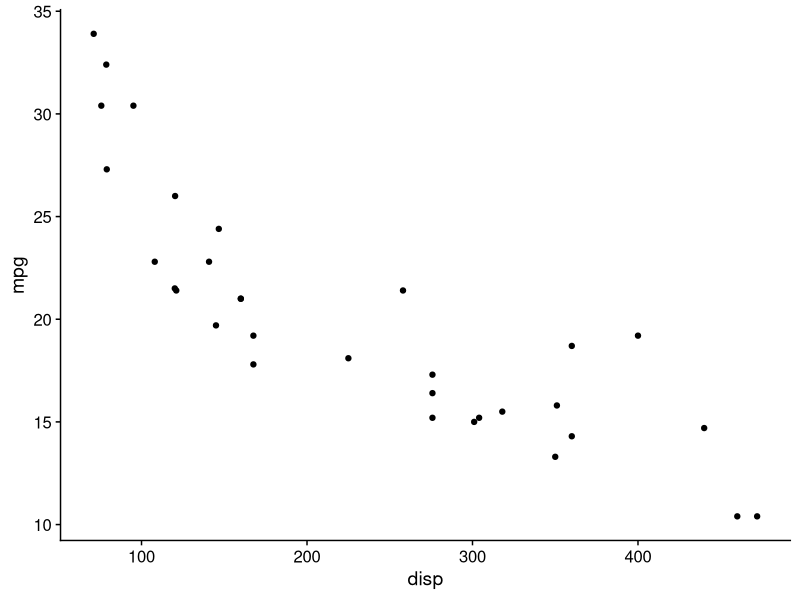
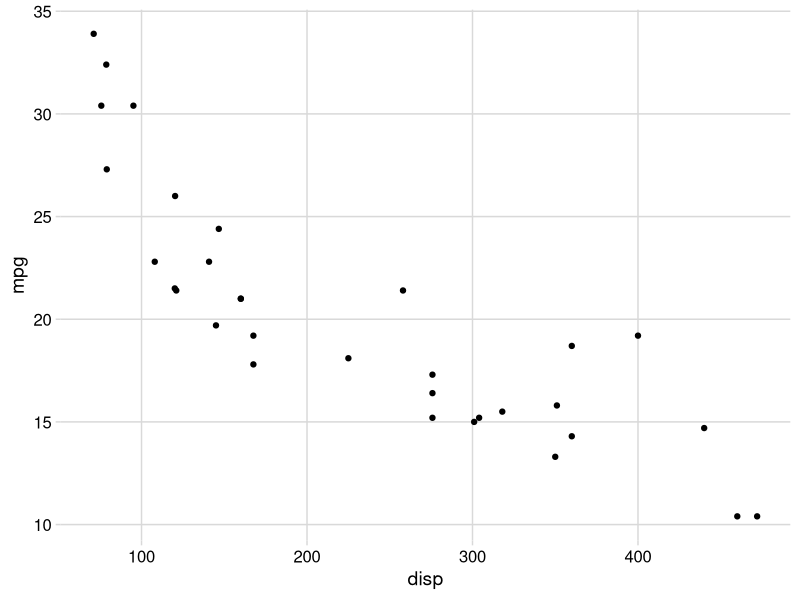
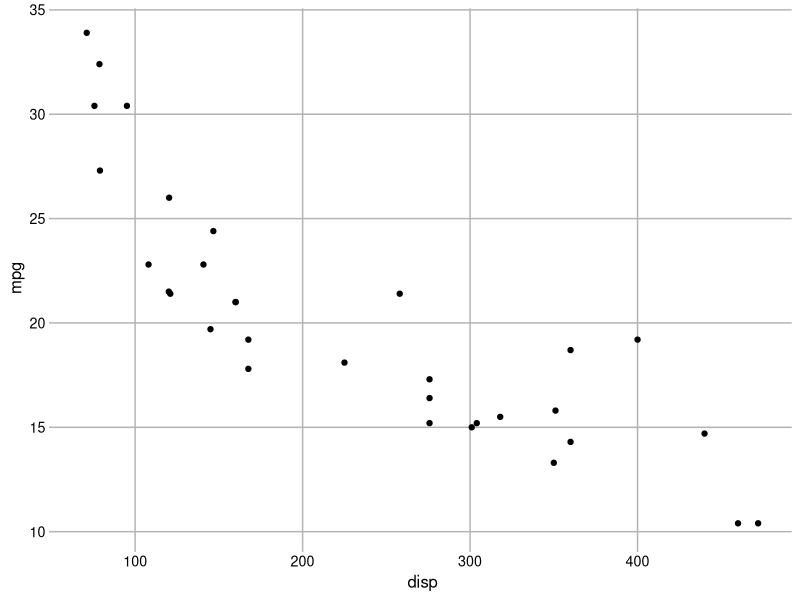
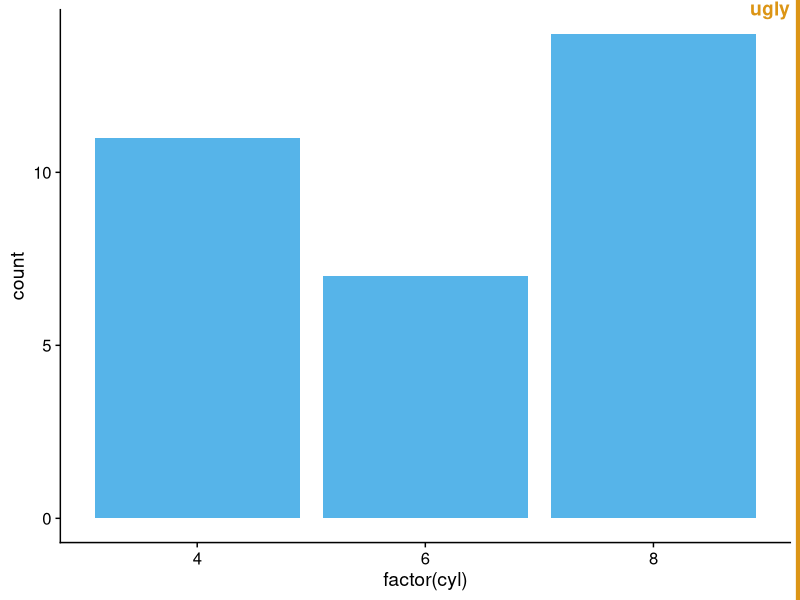
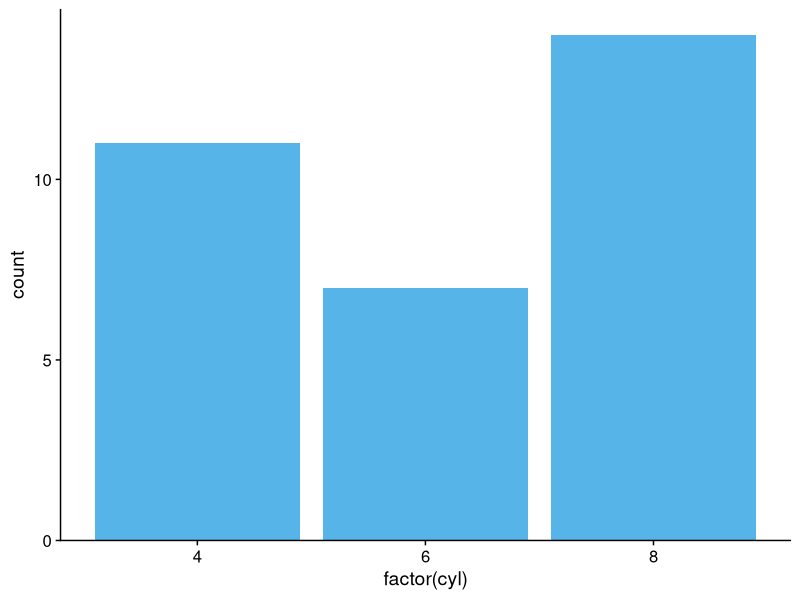
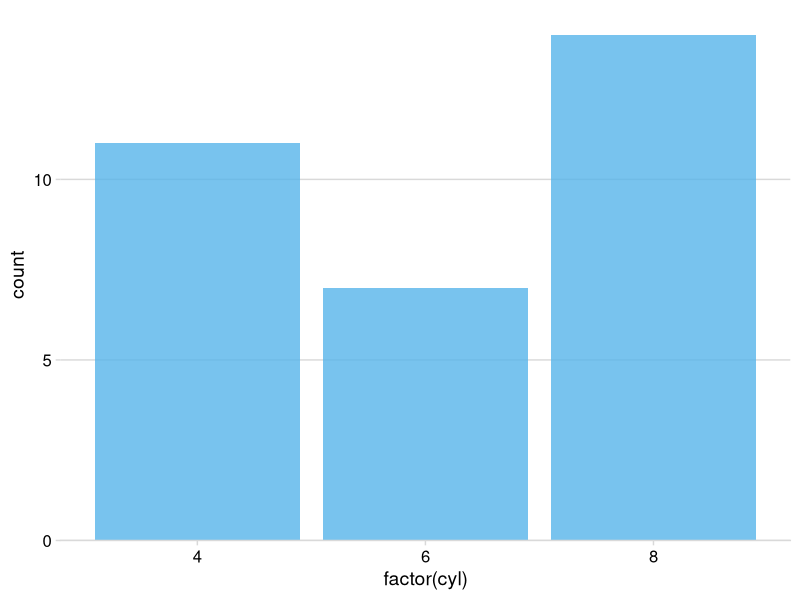
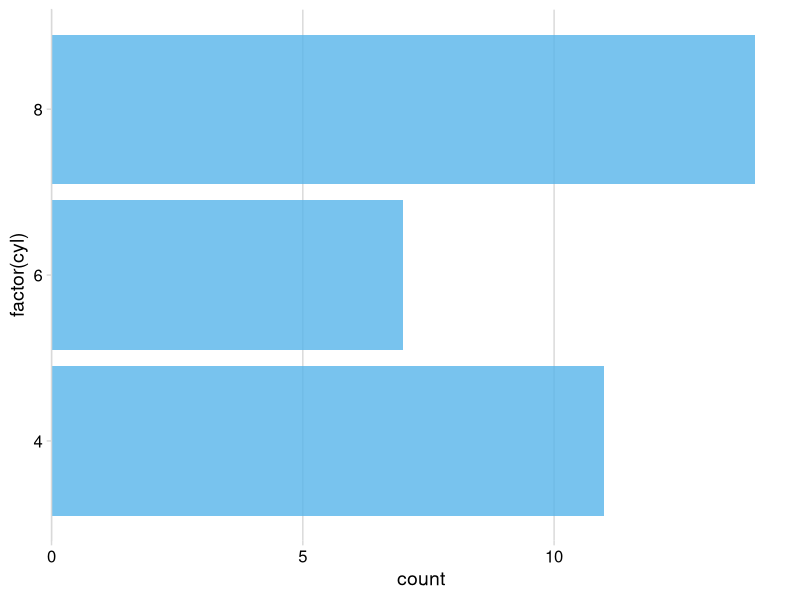
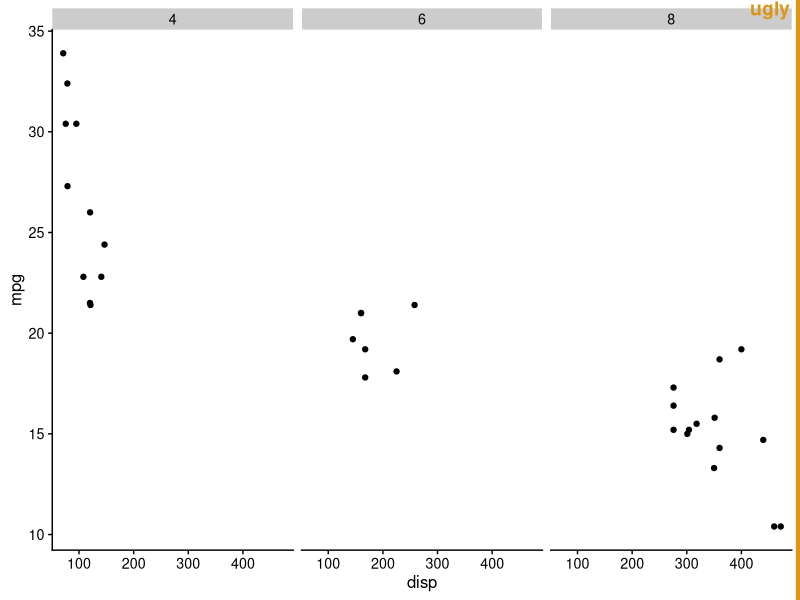

R code for these plots, in order:
## ---- chunk 1
library(ggplot2)
library(cowplot)

ggplot(mtcars, aes(disp, mpg)) +
  geom_point() +
  theme_half_open() # identical to theme_cowplot()
## ---- chunk 2
ggplot(mtcars, aes(disp, mpg)) +
  geom_point() +
  theme_minimal_grid()
## ---- chunk 3
ggplot(mtcars, aes(disp, mpg)) +
  geom_point() +
  theme_minimal_grid(
    font_size = 12,
    colour = "grey70"
  )
## ---- chunk 4
p <- ggplot(mtcars, aes(factor(cyl))) +
  geom_bar(fill = "#56B4E9") +
  theme_half_open()

stamp_ugly(p)
## ---- chunk 5
ggplot(mtcars, aes(factor(cyl))) +
  geom_bar(fill = "#56B4E9") +
  scale_y_continuous(
    # don't expand y scale at the lower end
    expand = expand_scale(mult = c(0, 0.05))
  ) +
  theme_half_open()
## ---- chunk 6
ggplot(mtcars, aes(factor(cyl))) +
  geom_bar(fill = "#56B4E9", alpha = 0.8) +
  scale_y_continuous(
    # don't expand y scale at the lower end
    expand = expand_scale(mult = c(0, 0.05))
  ) +
  theme_minimal_hgrid()
## ---- chunk 7
ggplot(mtcars, aes(factor(cyl))) +
  geom_bar(fill = "#56B4E9", alpha = 0.8) +
  scale_y_continuous(
    # don't expand y scale at the lower end
    # (turns into x scale after flipping coords)
    expand = expand_scale(mult = c(0, 0.05))
  ) +
  coord_flip() +
  theme_minimal_vgrid()
## ---- chunk 8
p <- ggplot(mtcars, aes(disp, mpg)) +
  facet_wrap(~factor(cyl)) +
  geom_point() +
  theme_half_open(12)

stamp_ugly(p)
## ---- chunk 9
ggplot(mtcars, aes(disp, mpg)) +
  facet_wrap(~factor(cyl)) +
  geom_point() +
  theme_half_open(12) +
  panel_border()
## ---- chunk 10
ggplot(mtcars, aes(disp, mpg)) +
  facet_wrap(~factor(cyl)) +
  geom_point() +
  theme_half_open(12) +
  panel_border() +
  background_grid()
